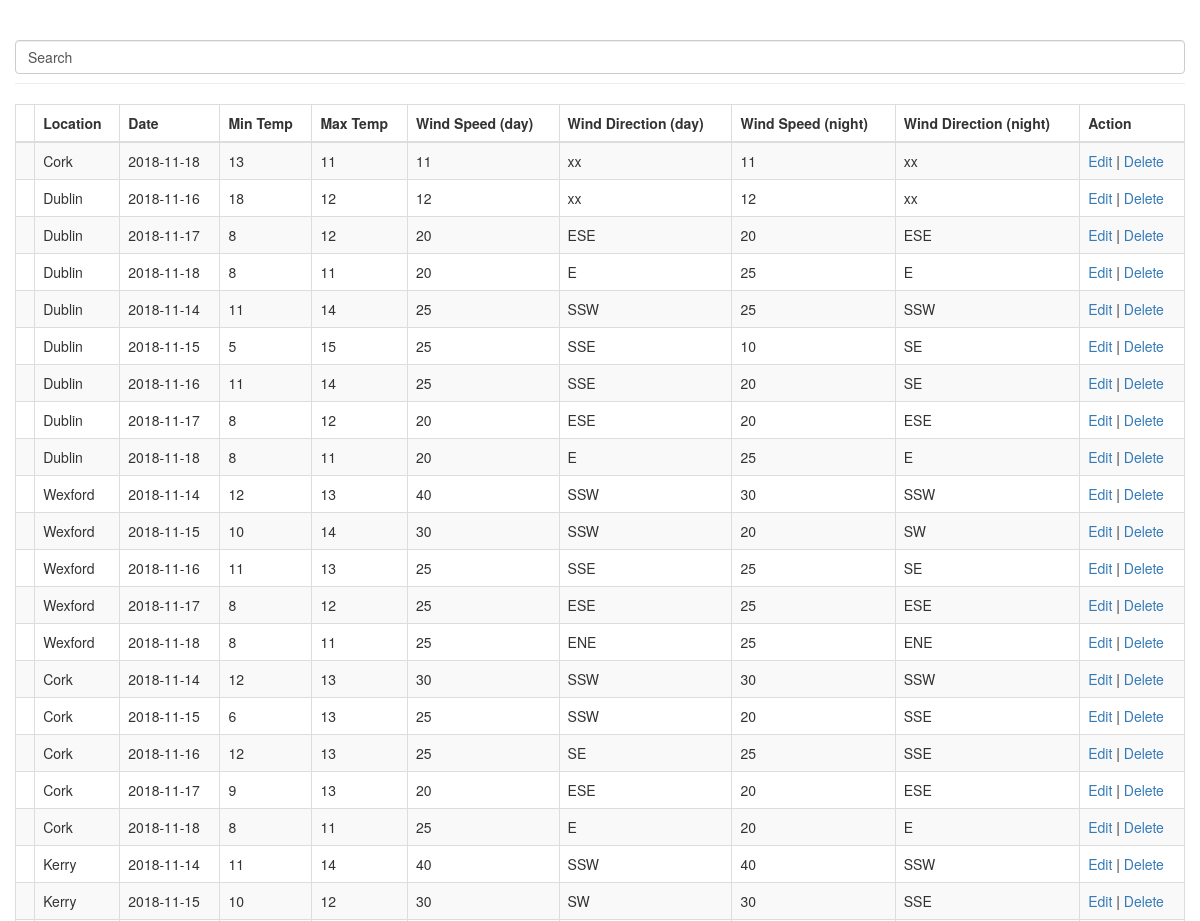
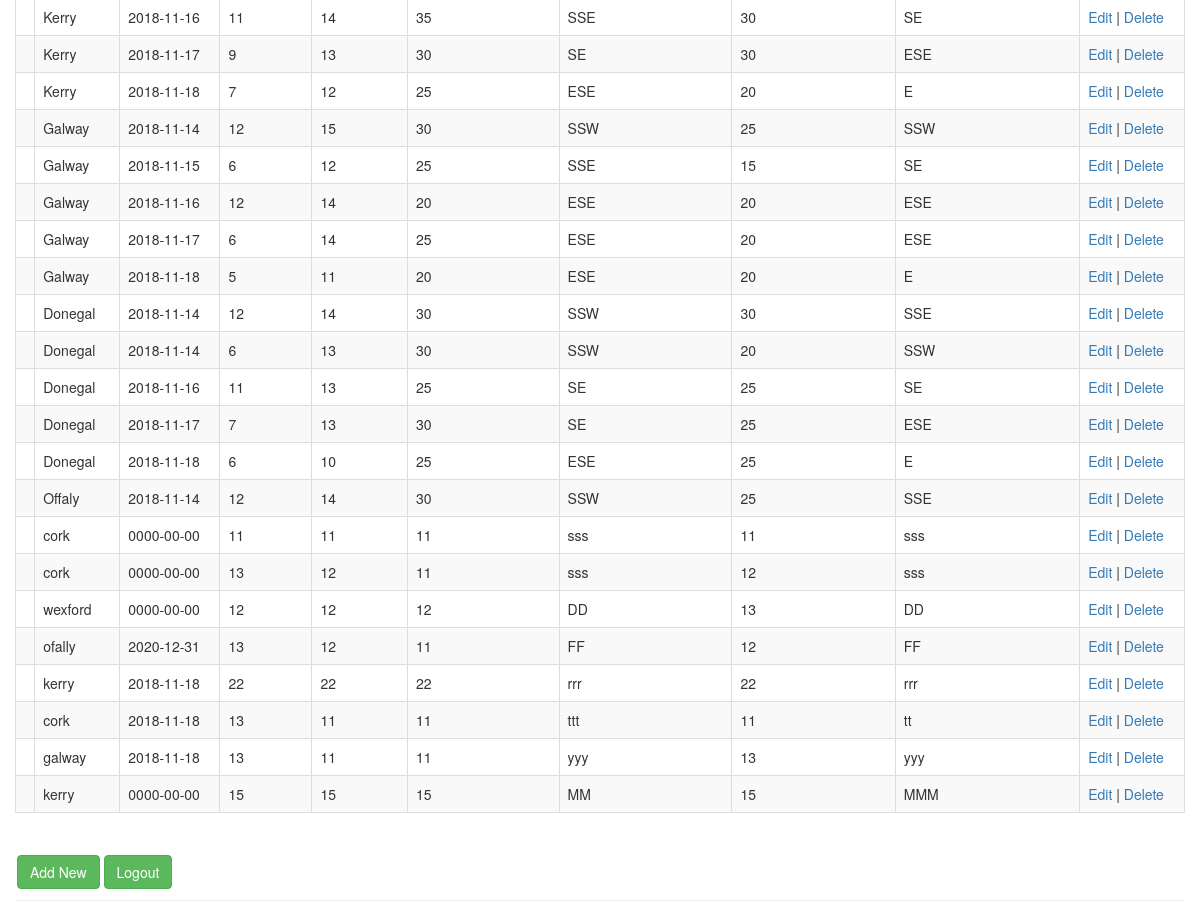
Screenshot of /crud-api/index.php with the database file from the repository (2 pictures, top to bottom).
### tables this page shows
CREATE TABLE `forecast` (
  `id` int(100) NOT NULL,
  `location` varchar(250) NOT NULL,
  `day_num` varchar(50) NOT NULL,
  `date` date NOT NULL,
  `min_temp` varchar(50) NOT NULL,
  `max_temp` varchar(50) NOT NULL,
  `weather` varchar(100) NOT NULL,
  `weather_night` varchar(100) NOT NULL,
  `weather_text` varchar(250) NOT NULL,
  `weather_textN` varchar(250) NOT NULL,
  `wind_speed` varchar(100) NOT NULL,
  `wind_dir` varchar(100) NOT NULL,
  `wind_speed_night` varchar(100) NOT NULL,
  `wind_dir_night` varchar(100) NOT NULL
);

### crud-api/index.php (the view, shortened to what this page needs)
<!DOCTYPE html>
<html lang="en">
  <head>
      <link rel="stylesheet" href="https://maxcdn.bootstrapcdn.com/bootstrap/3.3.7/css/bootstrap.css">
  </head>
  <body>
    <div class="wrapper">
        <div class="container-fluid">
            <div class="row">
                <div class="col-md-12">
                    <div class="page-header clearfix">
                        <form action="search.php" method="GET">
                            <input type="text" name="search" class="form-control" value="Search">
                        </form>
                    </div>
                    <?php
                    require_once "config.php";
                    $data = "SELECT * FROM forecast";
                    if($users = mysqli_query($conn, $data)){
                        if(mysqli_num_rows($users) > 0){
                            echo "<table class='table table-bordered table-striped'>
                                    <thead>
                                      <tr>
                                        <th></th>
                                        <th>Location</th>
                                        <th>Date</th>
                                        <th>Min Temp</th>
                                        <th>Max Temp</th>
                                        <th>Wind Speed (day)</th>
                                        <th>Wind Direction (day)</th>
                                        <th>Wind Speed (night)</th>
                                        <th>Wind Direction (night)</th>
                                        <th>Action</th>
                                      </tr>
                                    </thead>
                                    <tbody>";
                                while($user = mysqli_fetch_array($users)) {
                                    echo "<tr>
                                            <td></td>
                                            <td>" . $user['location'] . "</td>
                                            <td>" . $user['date'] . "</td>
                                            <td>" . $user['min_temp'] . "</td>
                                            <td>" . $user['max_temp'] . "</td>
                                            <td>" . $user['wind_speed'] . "</td>
                                            <td>" . $user['wind_dir'] . "</td>
                                            <td>" . $user['wind_speed_night'] . "</td>
                                            <td>" . $user['wind_dir_night'] . "</td>
                                            <td>
                                              <a href='edit.php?id=". $user['id'] ."' title='Edit User'>Edit</a> |
                                              <a href='delete.php?id=". $user['id'] ."' title='Delete User' >Delete</a>
                                            </td>
                                          </tr>";
                                }
                                echo "</tbody>
                                </table>";
                        } else{
                            echo "<p class='lead'><em>No records found.</em></p>";
                        }
                    } else{
                        echo "ERROR: Could not able to execute $sql. " . mysqli_error($conn);
                    }
                    ?>
                     <div class="page-header clearfix">
                        <a  href="create.php" class="btn btn-success pull-left" style="margin: 2px;">Add New</a>
                        <a href="http://localhost/example/logout.php" class="btn btn-success pull-left" style="margin: 2px;">Logout</a>
                    </div>
                </div>
            </div>
        </div>
    </div>
  </body>
</html>

### crud-api/index.php (style rules this page uses)
.wrapper { width: 1200px; margin: 0 auto; }

### rows the page displays
forecast: location "Cork", date "2018-11-18", min_temp "13", max_temp "11", wind_speed "11", wind_dir "xx", wind_speed_night "11", wind_dir_night "xx"
forecast: location "Dublin", date "2018-11-16", min_temp "18", max_temp "12", wind_speed "12", wind_dir "xx", wind_speed_night "12", wind_dir_night "xx"
forecast: location "Dublin", date "2018-11-17", min_temp "8", max_temp "12", wind_speed "20", wind_dir "ESE", wind_speed_night "20", wind_dir_night "ESE"
forecast: location "Dublin", date "2018-11-18", min_temp "8", max_temp "11", wind_speed "20", wind_dir "E", wind_speed_night "25", wind_dir_night "E"
forecast: location "Dublin", date "2018-11-14", min_temp "11", max_temp "14", wind_speed "25", wind_dir "SSW", wind_speed_night "25", wind_dir_night "SSW"
forecast: location "Dublin", date "2018-11-15", min_temp "5", max_temp "15", wind_speed "25", wind_dir "SSE", wind_speed_night "10", wind_dir_night "SE"
forecast: location "Dublin", date "2018-11-16", min_temp "11", max_temp "14", wind_speed "25", wind_dir "SSE", wind_speed_night "20", wind_dir_night "SE"
forecast: location "Dublin", date "2018-11-17", min_temp "8", max_temp "12", wind_speed "20", wind_dir "ESE", wind_speed_night "20", wind_dir_night "ESE"
forecast: location "Dublin", date "2018-11-18", min_temp "8", max_temp "11", wind_speed "20", wind_dir "E", wind_speed_night "25", wind_dir_night "E"
forecast: location "Wexford", date "2018-11-14", min_temp "12", max_temp "13", wind_speed "40", wind_dir "SSW", wind_speed_night "30", wind_dir_night "SSW"
forecast: location "Wexford", date "2018-11-15", min_temp "10", max_temp "14", wind_speed "30", wind_dir "SSW", wind_speed_night "20", wind_dir_night "SW"
forecast: location "Wexford", date "2018-11-16", min_temp "11", max_temp "13", wind_speed "25", wind_dir "SSE", wind_speed_night "25", wind_dir_night "SE"
forecast: location "Wexford", date "2018-11-17", min_temp "8", max_temp "12", wind_speed "25", wind_dir "ESE", wind_speed_night "25", wind_dir_night "ESE"
forecast: location "Wexford", date "2018-11-18", min_temp "8", max_temp "11", wind_speed "25", wind_dir "ENE", wind_speed_night "25", wind_dir_night "ENE"
forecast: location "Cork", date "2018-11-14", min_temp "12", max_temp "13", wind_speed "30", wind_dir "SSW", wind_speed_night "30", wind_dir_night "SSW"
forecast: location "Cork", date "2018-11-15", min_temp "6", max_temp "13", wind_speed "25", wind_dir "SSW", wind_speed_night "20", wind_dir_night "SSE"
forecast: location "Cork", date "2018-11-16", min_temp "12", max_temp "13", wind_speed "25", wind_dir "SE", wind_speed_night "25", wind_dir_night "SSE"
forecast: location "Cork", date "2018-11-17", min_temp "9", max_temp "13", wind_speed "20", wind_dir "ESE", wind_speed_night "20", wind_dir_night "ESE"
forecast: location "Cork", date "2018-11-18", min_temp "8", max_temp "11", wind_speed "25", wind_dir "E", wind_speed_night "20", wind_dir_night "E"
forecast: location "Kerry", date "2018-11-14", min_temp "11", max_temp "14", wind_speed "40", wind_dir "SSW", wind_speed_night "40", wind_dir_night "SSW"
forecast: location "Kerry", date "2018-11-15", min_temp "10", max_temp "12", wind_speed "30", wind_dir "SW", wind_speed_night "30", wind_dir_night "SSE"
forecast: location "Kerry", date "2018-11-16", min_temp "11", max_temp "14", wind_speed "35", wind_dir "SSE", wind_speed_night "30", wind_dir_night "SE"
forecast: location "Kerry", date "2018-11-17", min_temp "9", max_temp "13", wind_speed "30", wind_dir "SE", wind_speed_night "30", wind_dir_night "ESE"
forecast: location "Kerry", date "2018-11-18", min_temp "7", max_temp "12", wind_speed "25", wind_dir "ESE", wind_speed_night "20", wind_dir_night "E"
forecast: location "Galway", date "2018-11-14", min_temp "12", max_temp "15", wind_speed "30", wind_dir "SSW", wind_speed_night "25", wind_dir_night "SSW"
forecast: location "Galway", date "2018-11-15", min_temp "6", max_temp "12", wind_speed "25", wind_dir "SSE", wind_speed_night "15", wind_dir_night "SE"
forecast: location "Galway", date "2018-11-16", min_temp "12", max_temp "14", wind_speed "20", wind_dir "ESE", wind_speed_night "20", wind_dir_night "ESE"
forecast: location "Galway", date "2018-11-17", min_temp "6", max_temp "14", wind_speed "25", wind_dir "ESE", wind_speed_night "20", wind_dir_night "ESE"
forecast: location "Galway", date "2018-11-18", min_temp "5", max_temp "11", wind_speed "20", wind_dir "ESE", wind_speed_night "20", wind_dir_night "E"
forecast: location "Donegal", date "2018-11-14", min_temp "12", max_temp "14", wind_speed "30", wind_dir "SSW", wind_speed_night "30", wind_dir_night "SSE"
forecast: location "Donegal", date "2018-11-14", min_temp "6", max_temp "13", wind_speed "30", wind_dir "SSW", wind_speed_night "20", wind_dir_night "SSW"
forecast: location "Donegal", date "2018-11-16", min_temp "11", max_temp "13", wind_speed "25", wind_dir "SE", wind_speed_night "25", wind_dir_night "SE"
forecast: location "Donegal", date "2018-11-17", min_temp "7", max_temp "13", wind_speed "30", wind_dir "SE", wind_speed_night "25", wind_dir_night "ESE"
forecast: location "Donegal", date "2018-11-18", min_temp "6", max_temp "10", wind_speed "25", wind_dir "ESE", wind_speed_night "25", wind_dir_night "E"
forecast: location "Offaly", date "2018-11-14", min_temp "12", max_temp "14", wind_speed "30", wind_dir "SSW", wind_speed_night "25", wind_dir_night "SSE"
forecast: location "cork", date "0000-00-00", min_temp "11", max_temp "11", wind_speed "11", wind_dir "sss", wind_speed_night "11", wind_dir_night "sss"
forecast: location "cork", date "0000-00-00", min_temp "13", max_temp "12", wind_speed "11", wind_dir "sss", wind_speed_night "12", wind_dir_night "sss"
forecast: location "wexford", date "0000-00-00", min_temp "12", max_temp "12", wind_speed "12", wind_dir "DD", wind_speed_night "13", wind_dir_night "DD"
forecast: location "ofally", date "2020-12-31", min_temp "13", max_temp "12", wind_speed "11", wind_dir "FF", wind_speed_night "12", wind_dir_night "FF"
forecast: location "kerry", date "2018-11-18", min_temp "22", max_temp "22", wind_speed "22", wind_dir "rrr", wind_speed_night "22", wind_dir_night "rrr"
forecast: location "cork", date "2018-11-18", min_temp "13", max_temp "11", wind_speed "11", wind_dir "ttt", wind_speed_night "11", wind_dir_night "tt"
forecast: location "galway", date "2018-11-18", min_temp "13", max_temp "11", wind_speed "11", wind_dir "yyy", wind_speed_night "13", wind_dir_night "yyy"
forecast: location "kerry", date "0000-00-00", min_temp "15", max_temp "15", wind_speed "15", wind_dir "MM", wind_speed_night "15", wind_dir_night "MMM"
